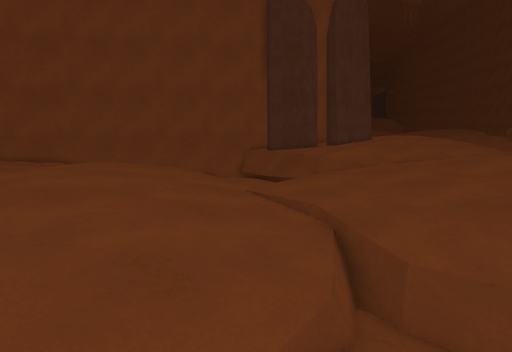
View 1 (above)

17 first-person views from a walk through a 3-D level made in the Unity game engine. The camera is 1.2 m above the floor, tilts 10° down and sees 75° across. The floor is counted in squares, 0.5 m on a side. Each view is taken from the middle of a square. On the plan, view 1 faces up. The plan holds only what a view shows up to about 20 squares ahead; the rest is blank. The place goes on beyond the plan. The player character is not drawn.

View 2
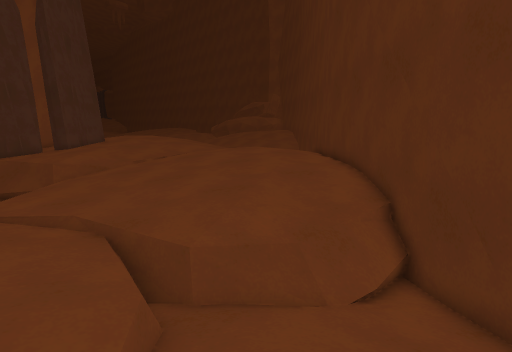

View 3
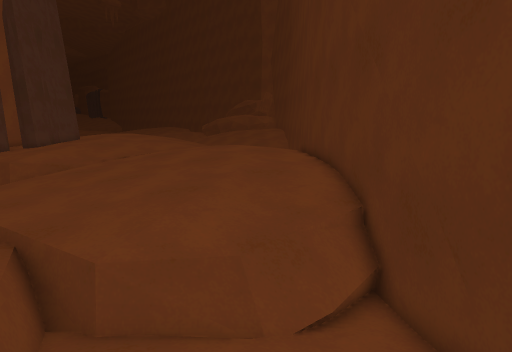

View 4
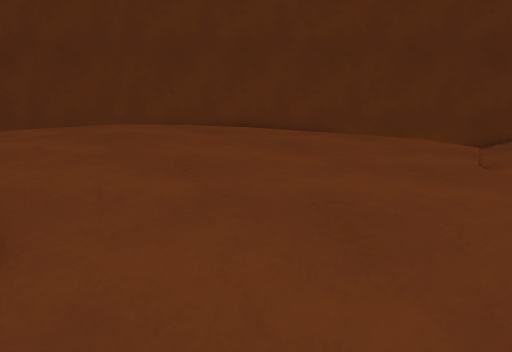

View 5
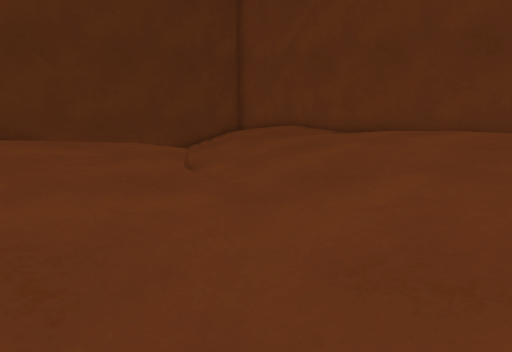

View 6
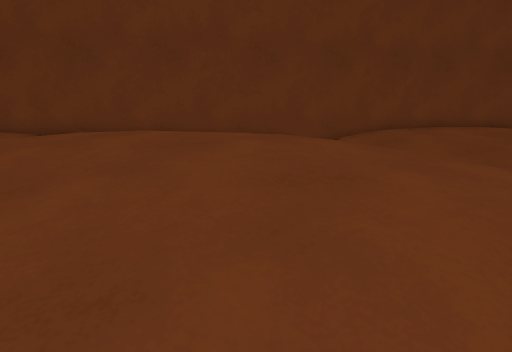

View 7
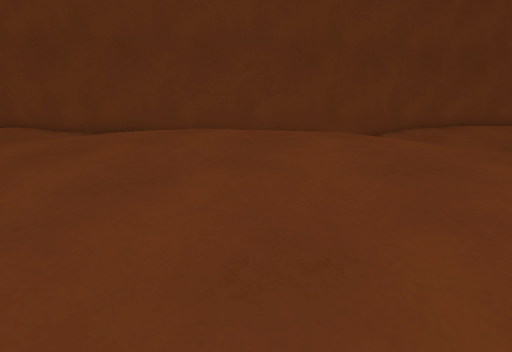

View 8
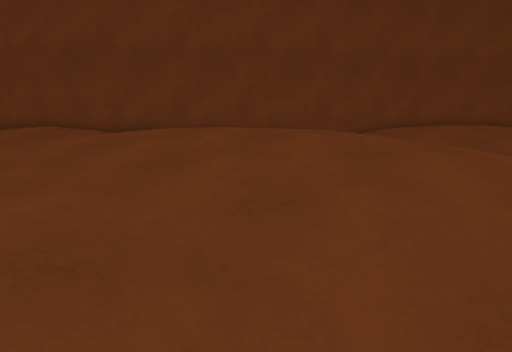

View 9
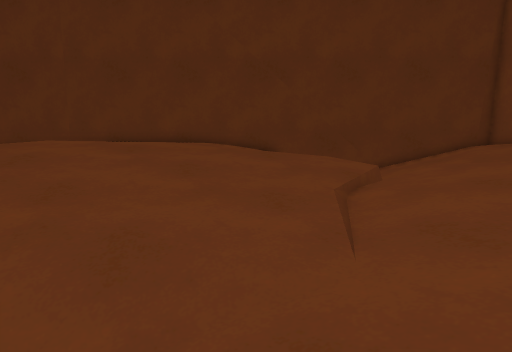

View 10
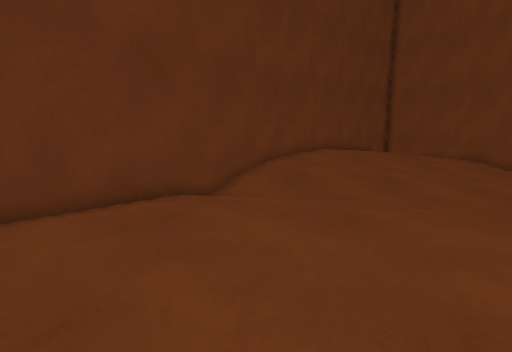

View 11
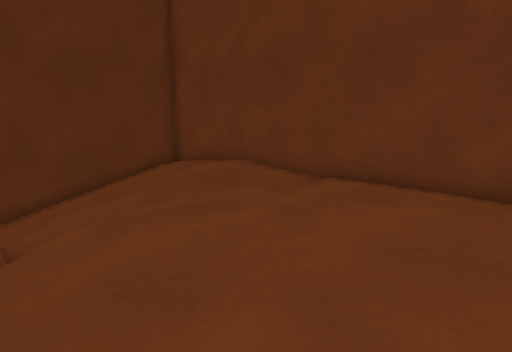

View 12
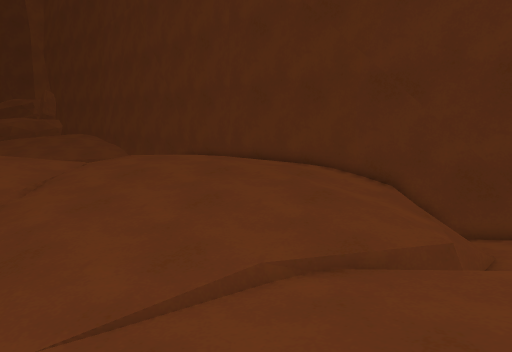

View 13
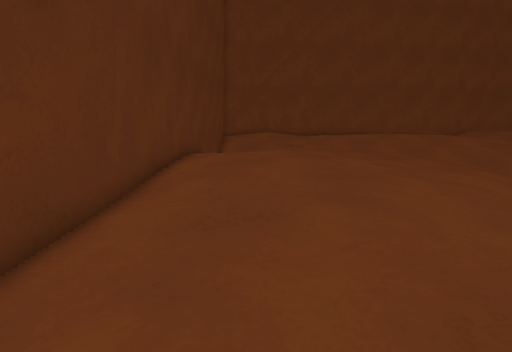

View 14
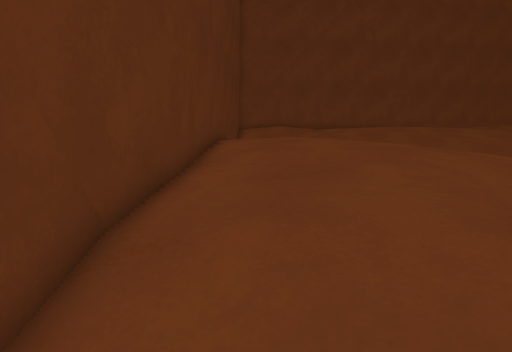

View 15
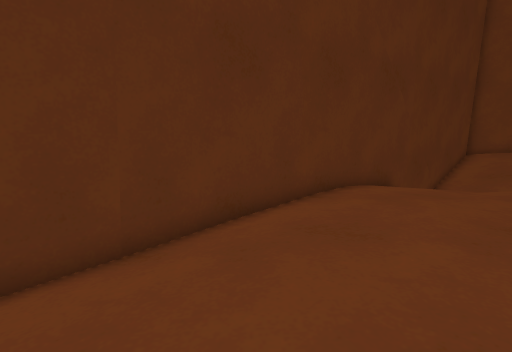

View 16
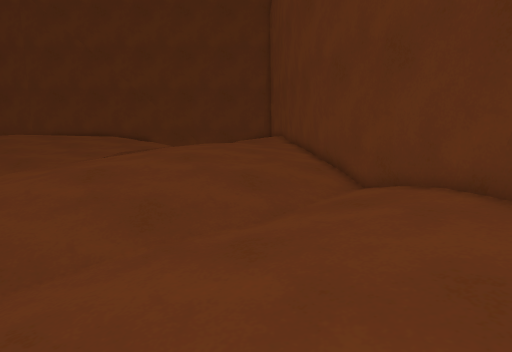

View 17
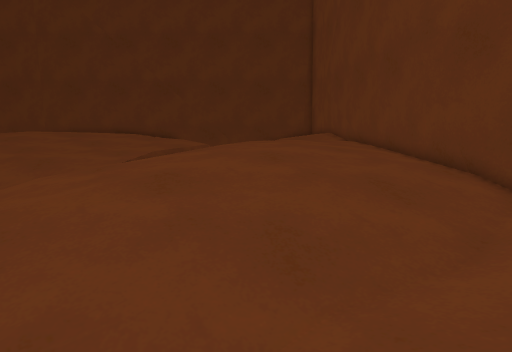

### Floor plan
Key: @ floor where view 1 was taken; # wall or solid block; . main floor; : floor 0.25 m higher than the main floor; - floor 0.25 m lower than the main floor; _ floor 0.5 m lower than the main floor; < floor 0.75 m lower than the main floor; ( floor 1 m lower than the main floor; / step, stairs or slope; = window, fence, low wall or low ledge.
Columns run from 23 left of view 1 to 24 right of it. Each row starts with its distance up from view 1.
 21 -----____ __         <<<  ////--/--...  ....-/ _
 20 .------____------/////<< //__----...........--
 19 ..-----___----..---///<<<//_----............--/
 18 ....---___---.....---//_</_----......:::.....--#
 17 .....--__---.......---__/_-----.....:::::....-##
 16 .....--__--.........--___-----.....::::::...-##
 15 :....-/_---.........----------....::::::....##
 14 #:...-/_--....:::....---------....::::::...##
 13 ##..../---...:::::...--------.....::::::..##
 12  ###../---...::::::..--------.....:::::..##
 11    ##./---...::::::...---/--......::::.###
 10     ###--....::::::...---/--......::..##
  9       ###....::::::....--/--.........##
  8         ##....:::::....--_-.........##
  7          ###....:::.....-#=....-...##
  6            ##....::.....-#=-//---.##
  5             ##..........-<////-/-##
  4              ##.........___/////##
  3               ##......-/-__</((##
  2                ###..------///<##
  1                 ###.....-///<##
  0                   ##...@.//_##
 -1                    ##:.../-##
 -2                     ##...-##
 -3                      ###.##
 -4                        ###

Where each view was taken, in squares from view 1:
view 1: 0 up, 0 right, facing up
view 2: 0 up, 1 left, facing up-right
view 3: 0 up, 1 right, facing up-right
view 4: 21 up, 0 right, facing down-right
view 5: 20 up, 0 right, facing down
view 6: 20 up, 1 left, facing down-left
view 7: 19 up, 1 right, facing down-left
view 8: 21 up, 3 right, facing down-left
view 9: 19 up, 3 left, facing down-right
view 10: 11 up, 3 left, facing left
view 11: 13 up, 3 left, facing down
view 12: 11 up, 5 left, facing right
view 13: 21 up, 22 right, facing down-left
view 14: 21 up, 24 right, facing down-left
view 15: 19 up, 16 right, facing down
view 16: 21 up, 22 left, facing down-right
view 17: 21 up, 17 left, facing down-right
